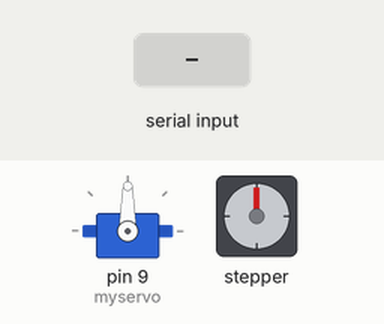
Recording of a sketch running on a simulated Arduino Uno, built with avr-gcc and run on an emulated ATmega328P. Parts: servo, stepper motor. The inputs (shaded band) are chosen by the test bench. Stepper angles assume 2048 steps per turn; what the sketch prints to the serial monitor is not drawn.

Above: at 1.2 s.
1.3 s: "m\n" received over Serial
At 1.75 s:
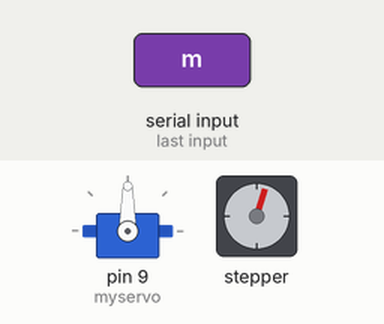
At 8.08 s:
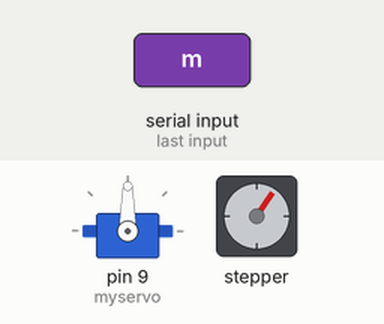
Timing chart, 0 to 13.3 s (numbered marks = the images above; inputs shaded):
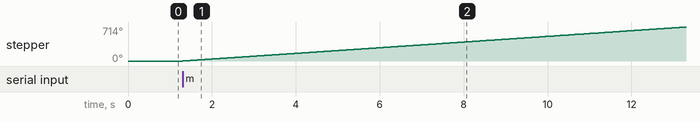

Measured:
- after the input at 1.3 s, stepper: keeps turning clockwise at about 60°/s, starting at once

The sketch:

motor_hc_05_praviiiiiiiiii.ino
```cpp
#include <Stepper.h>
#include <Servo.h>
Servo myservo;
char incoming_value=0;
int stepsPerRevolituon=2048;
int motSpeed=10;
char o;
int servowrite;
Stepper myStepper(stepsPerRevolituon, 9, 10, 11, 12);
void setup() {
  // put your setup code here, to run once:
Serial.begin(9600);
myStepper.setSpeed(motSpeed);
myservo.attach(9);
}

void loop() {
  // put your main code here, to run repeatedly:
if (Serial.available()>0){
  incoming_value= Serial.read();
  Serial.print(incoming_value);
  Serial.print("\n");
  while (incoming_value=='m'){
    o= Serial.read();
    myStepper.step(stepsPerRevolituon);
    Serial.println(o);
    if (o =='s')
      incoming_value=o;

  }
  if (incoming_value=='s')
    myStepper.step(0);
  else if (incoming_value=='x'){
    servowrite=incoming_value;
    myservo.write(servowrite);

  }
}
}
```
